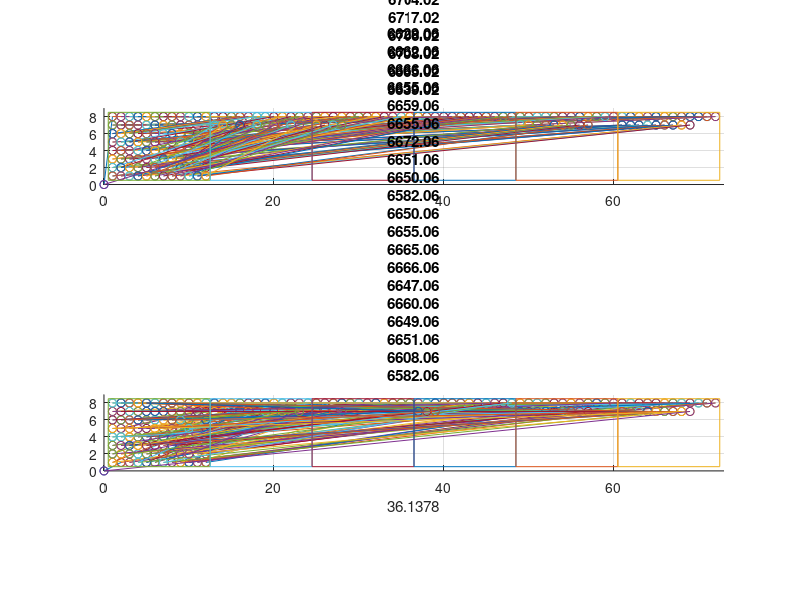

This chart was generated by the following MATLAB code: (Note: this script raises an error after producing the figure.)
%% Test of route generation for genetic algorithm
%% FE 2020
clear all;
%% Mostly manually set start and end positions with random target groups for each seedling
n = 96;  %Number of seedlings
vertices = 2*n+1;
startEnd = [0 0];
seedlings = zeros(n,3);
target1 = zeros(n,2);
target2 = zeros(n,2);
target3 = zeros(n,2);
target4 = zeros(n,2);
target5 = zeros(n,2);
seedCount = 1;
groupLow = 1;
groupHigh = 5;
boxWidth = 12;

for i = 8:-1:1
    for j = 1:12
        seedlings(seedCount,:,:) = [j i randi([groupLow groupHigh],1)];
        target1(seedCount,:) = [j+boxWidth i];
        target2(seedCount,:) = [j+2*boxWidth i];
        target3(seedCount,:) = [j+3*boxWidth i];
        target4(seedCount,:) = [j+4*boxWidth i];
        target5(seedCount,:) = [j+5*boxWidth i];
        
        seedCount = seedCount + 1;
    end
end


%% Squares
X1 = 0.5;
X2 = 12.5;
Y1 = 0.5;
Y2 = 8.5;

squareX1 = [X1, X2, X2, X1, X1];
squareY1 = [Y1, Y1, Y2, Y2, Y1];
squareX2 = [X1+boxWidth, X2+boxWidth, X2+boxWidth, X1+boxWidth, X1+boxWidth];
squareY2 = [Y1, Y1, Y2, Y2, Y1];
squareX3 = [X1+2*boxWidth, X2+2*boxWidth, X2+2*boxWidth, X1+2*boxWidth, X1+2*boxWidth];
squareY3 = [Y1, Y1, Y2, Y2, Y1];
squareX4 = [X1+3*boxWidth, X2+3*boxWidth, X2+3*boxWidth, X1+3*boxWidth, X1+3*boxWidth];
squareY4 = [Y1, Y1, Y2, Y2, Y1];
squareX5 = [X1+4*boxWidth, X2+4*boxWidth, X2+4*boxWidth, X1+4*boxWidth, X1+4*boxWidth];
squareY5 = [Y1, Y1, Y2, Y2, Y1];
squareX6 = [X1+5*boxWidth, X2+5*boxWidth, X2+5*boxWidth, X1+5*boxWidth, X1+5*boxWidth];
squareY6 = [Y1, Y1, Y2, Y2, Y1];

%   Create one standard pop with standard route for comparison
popUnoptimized = [1:1:n];

%% Initialize stuff
currentRecord = 999999;
recordDistance = 999999;
maxIter = 100;
iterCount = 0;
popSize = 250;
routeMatrix = zeros(popSize, vertices+1, 2);
population = zeros(popSize,n);
fitness = zeros(popSize,1);
mutationRate = 0.14;

for i = 1:popSize
    population(i,:) = randperm(n,n);
end

population(1,:) = popUnoptimized;
popMark = false;
standardLength = 1;

while iterCount < maxIter
    %% Calculate Fitness
    for i = 1:popSize
        %% Generate routeMatrix depending on populations
        posCount = 2;
        %  Reset Counts to start with first empty position. Increase to
        %  simulate prefilled trys.
        targetCount1 = 1;
        targetCount2 = 1;
        targetCount3 = 1;
        targetCount4 = 1;
        targetCount5 = 1;
        for j = 1:length(population(i,:))
            routeMatrix(i,posCount,:) = seedlings(population(i,j),1:2);
            if seedlings(population(i,j),3) == 1
                routeMatrix(i,posCount+1,:) = target1(targetCount1,:);
                targetCount1 = targetCount1 + 1;
            end
            if seedlings(population(i,j),3) == 2
                routeMatrix(i,posCount+1,:) = target2(targetCount2,:);
                targetCount2 = targetCount2 + 1;
            end
            if seedlings(population(i,j),3) == 3
                routeMatrix(i,posCount+1,:) = target3(targetCount3,:);
                targetCount3 = targetCount3 + 1;
            end
            if seedlings(population(i,j),3) == 4
                routeMatrix(i,posCount+1,:) = target4(targetCount4,:);
                targetCount4 = targetCount4 + 1;
            end
            if seedlings(population(i,j),3) == 5
                routeMatrix(i,posCount+1,:) = target5(targetCount5,:);
                targetCount5 = targetCount5 + 1;
            end
            posCount = posCount + 2;
        end
        %% Calculation of route length
        routeLength = 0;
        for k = 2:vertices
            verticeLength = abs(sqrt(routeMatrix(i,k,1)^2+routeMatrix(i,k,2)^2)...
                - sqrt(routeMatrix(i,k-1,1)^2+routeMatrix(i,k-1,2)^2));
            routeLength = routeLength + verticeLength;
        end
        if popMark == false
            figure(1);
            subplot(2,1,1);
            title("Unoptimized distance: "+routeLength);
            xlim([0 73]);
            ylim([0 9]);
            grid on;
            for l = 1:vertices
                hold on
                plot(routeMatrix(i,[l, l+1],1), routeMatrix(i,[l, l+1],2),'-o')
            end
            plot(squareX1, squareY1);
            plot(squareX2, squareY2);
            plot(squareX3, squareY3);
            plot(squareX4, squareY4);
            plot(squareX5, squareY5);
            plot(squareX6, squareY6);
            daspect([1 1 1])
            standardLength = routeLength;
            popMark = true;
        end
        %% Update best populations
        if routeLength < recordDistance
            recordDistance = routeLength;
            bestEver = population(i,:);
            
            %% Plot route
            figure(1);
            subplot(2,1,2);
            cla(subplot(2,1,2));
            title("Optimized distance: "+recordDistance);
            xlim([0 73]);
            ylim([0 9]);
            xlabel((recordDistance/standardLength-1)*100+"%");
            grid on;
            for l = 1:vertices
                hold on
                plot(routeMatrix(i,[l, l+1],1), routeMatrix(i,[l, l+1],2),'-o')
            end
            plot(squareX1, squareY1);
            plot(squareX2, squareY2);
            plot(squareX3, squareY3);
            plot(squareX4, squareY4);
            plot(squareX5, squareY5);
            plot(squareX6, squareY6);
            daspect([1 1 1])
        end
        
        if routeLength < currentRecord
            currentRecord = routeLength;
            currentBest = population(i,:);
        end
        
        %% Calculate fitness
        fitness(i,1) = routeLength;
    end
    
    %% Normalize Fitness
    sumFitness = 0;
    for i = 1:popSize
        sumFitness = sumFitness + fitness(i,1);
    end
    
    for i = 1:popSize
        fitness(i,1) = fitness(i,1) / sumFitness;
    end
    
    %% Create next Generation with mutation
    newPopulation = zeros(popSize,n);
    for i = 1:popSize
        orderA = select_point(population(:,:), fitness(:,:));
        orderB = select_point(population(:,:), fitness(:,:));
        order = crossover(orderA, orderB);
        for j = 1:n
            if rand < mutationRate
                pointA = randi(length(order));
                pointB = mod(pointA + 1, 2) + 1;
                temp = order(pointA);
                order(pointA) = order(pointB);
                order(pointB) = temp;
            end
        end
        newPopulation(i,:) = order;
        
    end
    population = newPopulation;
    
    %% Increment iter
    iterCount = iterCount+1;
end
